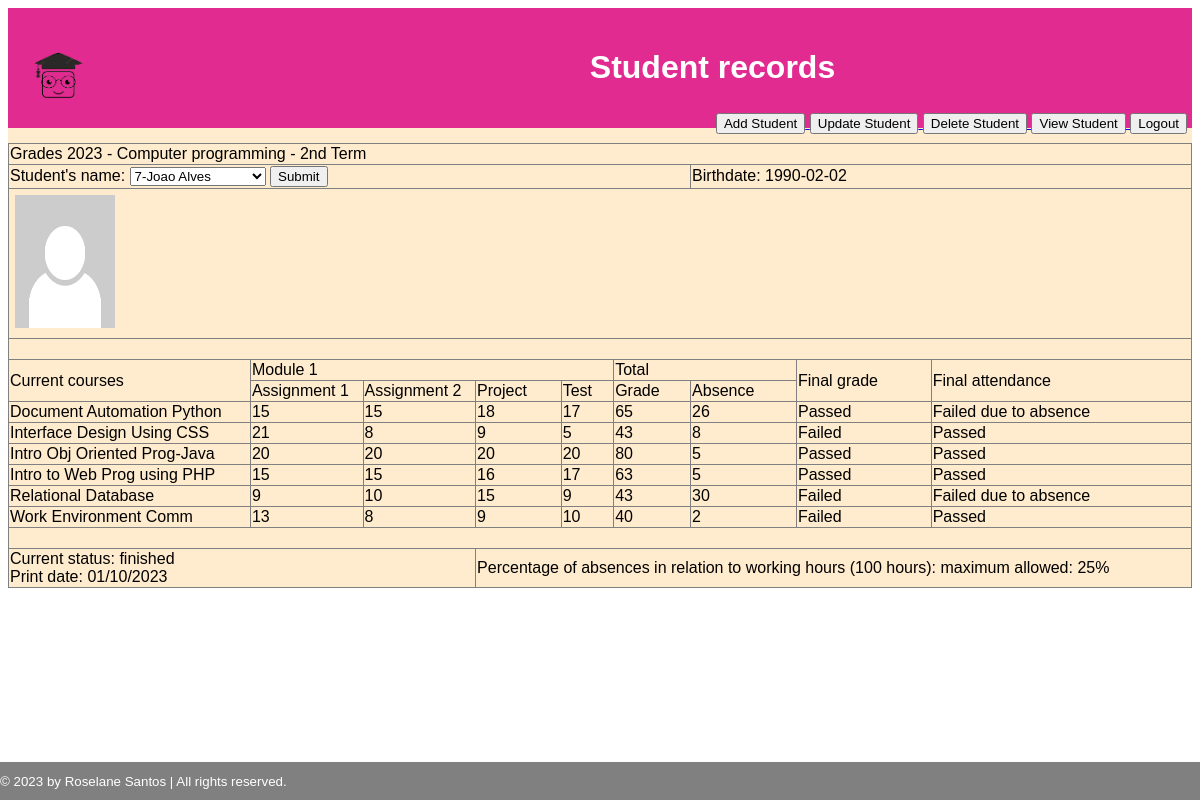
The page /index.php?student_id=7 (signed in) on the database its author committed.
### tables this page shows
CREATE TABLE `student_grade` (
  `id` int NOT NULL AUTO_INCREMENT,
  `student_name` varchar(255) NOT NULL,
  `birthdate` date DEFAULT NULL,
  `course1_grade_assignment_1` float DEFAULT NULL,
  `course1_grade_assignment_2` float DEFAULT NULL,
  `course1_project` float DEFAULT NULL,
  `course1_grade_test` float DEFAULT NULL,
  `course1_absences` int DEFAULT NULL,
  `course2_grade_assignment_1` float DEFAULT NULL,
  `course2_grade_assignment_2` float DEFAULT NULL,
  `course2_project` float DEFAULT NULL,
  `course2_grade_test` float DEFAULT NULL,
  `course2_absences` int DEFAULT NULL,
  `course3_grade_assignment_1` float DEFAULT NULL,
  `course3_grade_assignment_2` float DEFAULT NULL,
  `course3_project` float DEFAULT NULL,
  `course3_grade_test` float DEFAULT NULL,
  `course3_absences` int DEFAULT NULL,
  `course4_grade_assignment_1` float DEFAULT NULL,
  `course4_grade_assignment_2` float DEFAULT NULL,
  `course4_project` float DEFAULT NULL,
  `course4_grade_test` float DEFAULT NULL,
  `course4_absences` int DEFAULT NULL,
  `course5_grade_assignment_1` float DEFAULT NULL,
  `course5_grade_assignment_2` float DEFAULT NULL,
  `course5_project` float DEFAULT NULL,
  `course5_grade_test` float DEFAULT NULL,
  `course5_absences` int DEFAULT NULL,
  `course6_grade_assignment_1` float DEFAULT NULL,
  `course6_grade_assignment_2` float DEFAULT NULL,
  `course6_project` float DEFAULT NULL,
  `course6_grade_test` float DEFAULT NULL,
  `course6_absences` int DEFAULT NULL,
  `photo` varchar(45) DEFAULT NULL,
  PRIMARY KEY (`id`)
);

### index.php (the view, shortened to what this page needs)
<?php
require "config.php";
?>
<!DOCTYPE html>
<html>
<head>
    <link rel="stylesheet" href="css/styles.css" />
</head>
<?php
$sql = "SELECT id, student_name FROM student_grade";
$result = $mysqli->query($sql);
$student_data = [];
$student_id = '';
if (isset($_GET['student_id']) && $_GET['student_id'] != "") {
    $student_id = $_GET['student_id'];
    $sql = "SELECT * from student_grade where id=" . $student_id;
    $student_data = $mysqli->query($sql)->fetch_assoc();
}
function calc_grade($student_data, $course)
{
    if (
        isset($student_data[$course . "_grade_assignment_1"]) && isset($student_data[$course . "_grade_assignment_2"])
        && isset($student_data[$course . "_project"]) && isset($student_data[$course . "_grade_test"])
    ) {
        return $student_data[$course . "_grade_assignment_1"] + $student_data[$course . "_grade_assignment_2"] +
            $student_data[$course . "_project"] + $student_data[$course . "_grade_test"];
    }
    return "";
}
?>
<body>
    <?php
    require "header.php";
    ?>
    <main>
        <table class border="1">
            <tr>
                <td colspan="9">Grades 2023 - Computer programming - 2nd Term</td>
            </tr>
            <tr>
                <td colspan="6">
                    <form>
                        Student's name:
                        <select id="student_id" name="student_id" method="GET">
                            <?php
                            while ($row = $result->fetch_assoc()) {
                                echo "<option value='" . $row["id"] . "' " . ($student_id == $row["id"] ? "selected" : "") . ">"
                                    . $row["id"] . "-" . $row["student_name"]
                                    . "</option>";
                            }
                            ?>
                        </select>
                        <button type="submit" name="btnSubmit" value="btnSubmit">Submit</button><br>
                    </form>
                </td>
                <td colspan="3">
                    Birthdate: <?= $student_data["birthdate"] ?? "" ?>
                </td>
            </tr>
            <tr>
                <td class="student-photo" colspan="9">
                    <? if ($student_data["photo"]) { ?>
                        <img src="uploads/$student_data['photo']">
                    <? } else { ?>
                        <img src="img/avatar.png">
                    <? } ?>
                </td>
            </tr>
            <tr>
                <td colspan="9">&nbsp;</td>
            </tr>
            <tr>
                <td rowspan="2">Current courses</td>
                <td colspan="4">Module 1</td>
                <td colspan="2">Total </td>
                <td rowspan="2">Final grade</td>
                <td rowspan="2">Final attendance</td>
            </tr>
            <tr>
                <td>Assignment 1</td>
                <td>Assignment 2</td>
                <td>Project</td>
                <td>Test</td>
                <td>Grade</td>
                <td>Absence</td>
            </tr>
            <tr>
                <td>Document Automation Python</td>
                <td><?= $student_data["course1_grade_assignment_1"] ?? "" ?></td>
                <td><?= $student_data["course1_grade_assignment_2"] ?? "" ?></td>
                <td><?= $student_data["course1_project"] ?? "" ?></td>
                <td><?= $student_data["course1_grade_test"] ?? "" ?></td>
                <td><?= calc_grade($student_data, "course1") ?></td>
                <td><?= $student_data["course1_absences"] ?? "" ?></td>
                <td><?php if ($student_id) echo calc_grade($student_data, "course1") > 60 ? "Passed" : "Failed" ?></td>
                <td><?php if ($student_id) echo 100 - $student_data["course1_absences"] > 75 ? "Passed" : "Failed due to absence" ?></td>
            </tr>
            <tr>
                <td>Interface Design Using CSS</td>
                <td><?= $student_data["course2_grade_assignment_1"] ?? "" ?></td>
                <td><?= $student_data["course2_grade_assignment_2"] ?? "" ?></td>
                <td><?= $student_data["course2_project"] ?? "" ?></td>
                <td><?= $student_data["course2_grade_test"] ?? "" ?></td>
                <td><?= calc_grade($student_data, "course2") ?></td>
                <td><?= $student_data["course2_absences"] ?? "" ?></td>
                <td><?php if ($student_id) echo calc_grade($student_data, "course2") > 60 ? "Passed" : "Failed" ?></td>
                <td><?php if ($student_id) echo 100 - $student_data["course2_absences"] > 75 ? "Passed" : "Failed due to absence" ?></td>
            </tr>
            <tr>
                <td>Intro Obj Oriented Prog-Java</td>
                <td><?= $student_data["course3_grade_assignment_1"] ?? "" ?></td>
                <td><?= $student_data["course3_grade_assignment_2"] ?? "" ?></td>
                <td><?= $student_data["course3_project"] ?? "" ?></td>
                <td><?= $student_data["course3_grade_test"] ?? "" ?></td>
                <td><?= calc_grade($student_data, "course3") ?></td>
                <td><?= $student_data["course3_absences"] ?? "" ?></td>
                <td><?php if ($student_id) echo calc_grade($student_data, "course3") > 60 ? "Passed" : "Failed" ?></td>
                <td><?php if ($student_id) echo 100 - $student_data["course3_absences"] > 75 ? "Passed" : "Failed due to absence" ?></td>
            </tr>
            <tr>
                <td>Intro to Web Prog using PHP</td>
                <td><?= $student_data["course4_grade_assignment_1"] ?? "" ?></td>
                <td><?= $student_data["course4_grade_assignment_2"] ?? "" ?></td>
                <td><?= $student_data["course4_project"] ?? "" ?></td>
                <td><?= $student_data["course4_grade_test"] ?? "" ?></td>
                <td><?= calc_grade($student_data, "course4") ?></td>
                <td><?= $student_data["course4_absences"] ?? "" ?></td>
                <td><?php if ($student_id) echo calc_grade($student_data, "course4") > 60 ? "Passed" : "Failed" ?></td>
                <td><?php if ($student_id) echo 100 - $student_data["course4_absences"] > 75 ? "Passed" : "Failed due to absence" ?></td>
            </tr>
            <tr>
                <td>Relational Database</td>
                <td><?= $student_data["course5_grade_assignment_1"] ?? "" ?></td>
                <td><?= $student_data["course5_grade_assignment_2"] ?? "" ?></td>
                <td><?= $student_data["course5_project"] ?? "" ?></td>
                <td><?= $student_data["course5_grade_test"] ?? "" ?></td>
                <td><?= calc_grade($student_data, "course5") ?></td>
                <td><?= $student_data["course5_absences"] ?? "" ?></td>
                <td><?php if ($student_id) echo calc_grade($student_data, "course5") > 60 ? "Passed" : "Failed" ?></td>
                <td><?php if ($student_id) echo 100 - $student_data["course5_absences"] > 75 ? "Passed" : "Failed due to absence" ?></td>
            </tr>
            <tr>
                <td>Work Environment Comm</td>
                <td><?= $student_data["course6_grade_assignment_1"] ?? "" ?></td>
                <td><?= $student_data["course6_grade_assignment_2"] ?? "" ?></td>
                <td><?= $student_data["course6_project"] ?? "" ?></td>
                <td><?= $student_data["course6_grade_test"] ?? "" ?></td>
                <td><?= calc_grade($student_data, "course6") ?></td>
                <td><?= $student_data["course6_absences"] ?? "" ?></td>
                <td><?php if ($student_id) echo calc_grade($student_data, "course6") > 60 ? "Passed" : "Failed" ?></td>
                <td><?php if ($student_id) echo 100 - $student_data["course6_absences"] > 75 ? "Passed" : "Failed due to absence" ?></td>
            </tr>
            <tr>
                <td colspan="9">&nbsp;</td>
            </tr>
            <tr>
                <td colspan="3">Current status: finished<br>
                    Print date: 01/10/2023</td>
                <td colspan="6">Percentage of absences in relation to working hours (100 hours): maximum allowed: 25%</td>
            </tr>
        </table>
    </main>
    <?php
    require "footer.php"
    ?>
</body>
</html>

### css/styles.css (style rules this page uses)
html { background-color: white; }
body { font-family: Tahoma, Verdana, sans-serif; }
table { table-layout: auto; width: 100%; border-collapse: collapse; color: black; }
body { background-color: blanchedalmond; }
.student-photo { text-align: left; }
.student-photo img { width: 100px; aspect-ratio: 3 / 4; margin: 5px; }

### rows shown on the page
student_grade: birthdate "1990-02-02", course1_grade_assignment_1 "15", course1_grade_assignment_2 "15", course1_project "18", course1_grade_test "17", calc_grade($student_data, "course1") "65", course1_absences "26", course2_grade_assignment_1 "21", course2_grade_assignment_2 "8", course2_project "9", course2_grade_test "5", calc_grade($student_data, "course2") "43", course2_absences "8", course3_grade_assignment_1 "20", course3_grade_assignment_2 "20", course3_project "20", course3_grade_test "20", calc_grade($student_data, "course3") "80", course3_absences "5", course4_grade_assignment_1 "15", course4_grade_assignment_2 "15", course4_project "16", course4_grade_test "17", calc_grade($student_data, "course4") "63", course4_absences "5", course5_grade_assignment_1 "9", course5_grade_assignment_2 "10", course5_project "15", course5_grade_test "9", calc_grade($student_data, "course5") "43", course5_absences "30", course6_grade_assignment_1 "13", course6_grade_assignment_2 "8", course6_project "9", course6_grade_test "10", calc_grade($student_data, "course6") "40", course6_absences "2"

### other values the page prints
form field student_id "7-Joao Alves"
